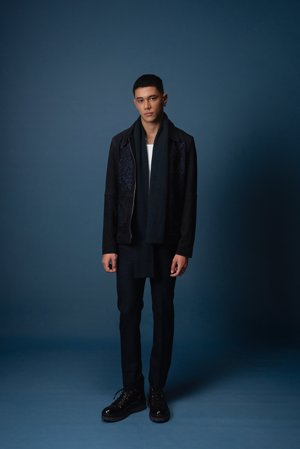
#> input picture scratch/inspect_all_35/BEN03124_full.jpg, 300 x 449 px, given in place of BEN03515_full.jpg, which was not available
$ python print_36xx.py
#> lines starting #> are read from the running program, lines starting #| are printed output that depends on the picture
from PIL import Image

for s in ['BEN03515', 'BEN03619', 'BEN03655']:
    im = Image.open(f"scratch/inspect_all_35/{s}_full.jpg")
#> im is the input picture: PIL image 300x449 RGB; mean R, G, B 32.1, 52.9, 69.5
    small = im.resize((50, 40)).convert('L')
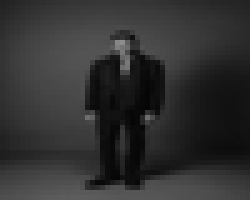
#> small: PIL image 50x40 L (shown 5 times larger); min 5, max 141, mean 48.6
    ascii_chars = "@%#*+=-:. "
    print(f"\n=================== {s} ===================")
    for y in range(40):
        row = ""
        for x in range(50):
            val = small.getpixel((x, y))
            row += ascii_chars[val * (len(ascii_chars) - 1) // 255]
        print(row)
#> pass 2 of the loop `for s in ['BEN03515', 'BEN03619', 'BEN03655']:`:
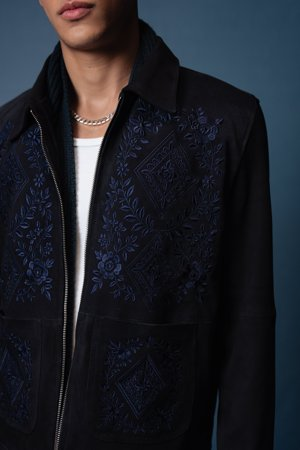
#> input picture scratch/inspect_all_35/BEN03136_full.jpg, 300 x 450 px, given in place of BEN03619_full.jpg, which was not available
#> im is the input picture: PIL image 300x450 RGB; mean R, G, B 31.3, 33.6, 40.8
#> `small = im.resize((50, 40)).convert('L')`:
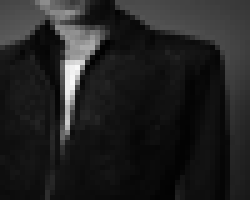
#> small: PIL image 50x40 L (shown 5 times larger); min 1, max 248, mean 33.7
